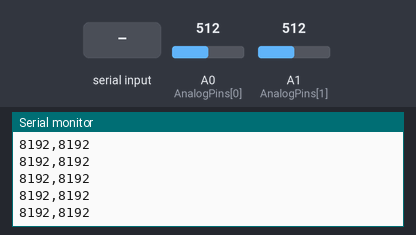
This sketch was run on a simulated Arduino Uno R4 Minima. Parts: the last lines printed to the serial monitor. The test bench sets the inputs (shaded band); at power-on: A0 (AnalogPins[0]) = 512, A1 (AnalogPins[1]) = 512 (analog values on the 0–1023 scale).

Above: at 1.2 s.
1.3 s: "#START\n" received over Serial
2.8 s: "#STOP\n" received over Serial
At 4.0 s:
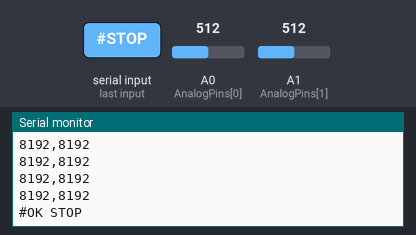
4.3 s: "#STATUS\n" received over Serial
At 5.1 s:
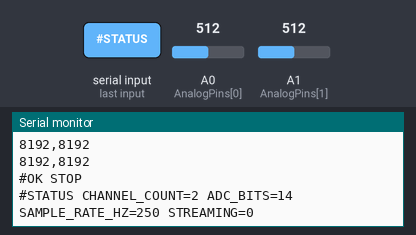
5.8 s: "#SET \n" received over Serial
At 6.3 s:
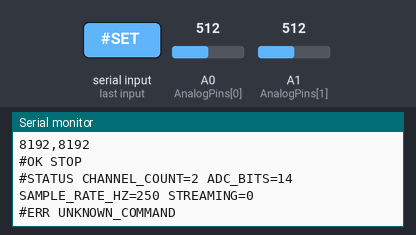
7.3 s: "CHANNEL_COUNT\n" received over Serial
At 8.7 s:
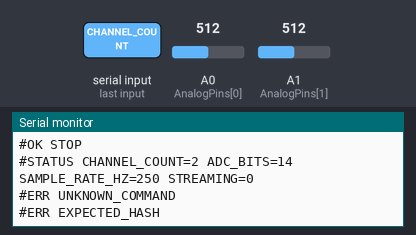

Measured:
- after the input at 2.8 s, the serial monitor: prints a new line at once (image 1)
- after the input at 4.3 s, the serial monitor: prints a new line at once (image 2)
- after the input at 5.8 s, the serial monitor: prints a new line at once (image 3)
- after the input at 7.3 s, the serial monitor: prints a new line at once (image 4)

The sketch:

TwoChannelCsvStreamer.ino
```cpp
// AnalogCsvStreamer
// Target board: Arduino UNO R4 WiFi
//
// Streams raw ADC readings from a contiguous set of analog pins starting at A0.
// Runtime commands configure channel count, ADC resolution, sample rate, and
// streaming state without recompiling firmware.
//
// Numeric sample rows stay CSV-only:
//   512
//   512,310
//   512,310,203,102,850,914
//
// Commands and responses are comment/metadata lines beginning with '#':
//   #SET CHANNEL_COUNT 6
//   #SET ADC_BITS 14
//   #SET SAMPLE_RATE_HZ 250
//   #STOP
//   #START
//   #STATUS

#include <ctype.h>
#include <stdlib.h>
#include <string.h>

const unsigned long SerialBaudRate = 115200;

const byte MinimumChannelCount = 1;
const byte MaximumChannelCount = 6;
const byte DefaultChannelCount = 2;

const byte MinimumAdcBits = 8;
const byte MaximumAdcBits = 14;
const byte DefaultAdcBits = 14;

const unsigned long MinimumSampleRateHz = 1;
const unsigned long MaximumSampleRateHz = 1000;
const unsigned long DefaultSampleRateHz = 250;

const byte AnalogPins[] = {A0, A1, A2, A3, A4, A5};
const byte CommandBufferSize = 80;

byte channelCount = DefaultChannelCount;
byte adcBits = DefaultAdcBits;
unsigned long sampleRateHz = DefaultSampleRateHz;
unsigned long sampleIntervalMicros = 1000000UL / DefaultSampleRateHz;
unsigned long nextSampleMicros = 0;
bool streamingEnabled = true;

char commandBuffer[CommandBufferSize];
byte commandLength = 0;
bool commandOverflowed = false;

void setup() {
  Serial.begin(SerialBaudRate);
  analogReadResolution(adcBits);
  RescheduleSampling();
}

void loop() {
  ReadSerialCommands();

  if (streamingEnabled) {
    StreamSampleIfDue();
  }
}

void StreamSampleIfDue() {
  unsigned long now = micros();

  if ((long)(now - nextSampleMicros) < 0) {
    return;
  }

  nextSampleMicros += sampleIntervalMicros;

  for (byte channelIndex = 0; channelIndex < channelCount; channelIndex++) {
    if (channelIndex > 0) {
      Serial.print(',');
    }

    Serial.print(analogRead(AnalogPins[channelIndex]));
  }

  Serial.println();

  // If serial printing ever takes longer than one interval, resynchronize
  // instead of trying to emit a burst of stale samples.
  if ((long)(micros() - nextSampleMicros) >= 0) {
    RescheduleSampling();
  }
}

void ReadSerialCommands() {
  while (Serial.available() > 0) {
    char incoming = (char)Serial.read();

    if (incoming == '\r') {
      continue;
    }

    if (incoming == '\n') {
      if (!commandOverflowed) {
        commandBuffer[commandLength] = '\0';
        HandleCommand(commandBuffer);
      }

      commandLength = 0;
      commandOverflowed = false;
      continue;
    }

    if (commandOverflowed) {
      continue;
    }

    if (commandLength >= CommandBufferSize - 1) {
      commandLength = 0;
      commandOverflowed = true;
      PrintError("COMMAND_TOO_LONG");
      continue;
    }

    commandBuffer[commandLength++] = incoming;
  }
}

void HandleCommand(char* rawLine) {
  char* command = Trim(rawLine);

  if (command[0] == '\0') {
    return;
  }

  if (command[0] != '#') {
    PrintError("EXPECTED_HASH");
    return;
  }

  if (strcmp(command, "#START") == 0) {
    streamingEnabled = true;
    RescheduleSampling();
    Serial.println("#OK START");
    return;
  }

  if (strcmp(command, "#STOP") == 0) {
    streamingEnabled = false;
    Serial.println("#OK STOP");
    return;
  }

  if (strcmp(command, "#STATUS") == 0) {
    PrintStatus();
    return;
  }

  if (strncmp(command, "#SET ", 5) == 0) {
    HandleSetCommand(command + 5);
    return;
  }

  PrintError("UNKNOWN_COMMAND");
}

void HandleSetCommand(char* body) {
  char* settingName = Trim(body);
  char* valueText = strchr(settingName, ' ');

  if (valueText == NULL) {
    PrintError("MISSING_VALUE");
    return;
  }

  *valueText = '\0';
  valueText = Trim(valueText + 1);

  long value = 0;
  if (!TryParseLong(valueText, &value)) {
    PrintError("BAD_VALUE");
    return;
  }

  if (strcmp(settingName, "CHANNEL_COUNT") == 0) {
    if (value < MinimumChannelCount || value > MaximumChannelCount) {
      PrintError("CHANNEL_COUNT_RANGE");
      return;
    }

    channelCount = (byte)value;
    Serial.print("#OK CHANNEL_COUNT ");
    Serial.println(channelCount);
    return;
  }

  if (strcmp(settingName, "ADC_BITS") == 0) {
    if (value < MinimumAdcBits || value > MaximumAdcBits) {
      PrintError("ADC_BITS_RANGE");
      return;
    }

    adcBits = (byte)value;
    analogReadResolution(adcBits);
    Serial.print("#OK ADC_BITS ");
    Serial.println(adcBits);
    return;
  }

  if (strcmp(settingName, "SAMPLE_RATE_HZ") == 0) {
    if (value < (long)MinimumSampleRateHz || value > (long)MaximumSampleRateHz) {
      PrintError("SAMPLE_RATE_RANGE");
      return;
    }

    sampleRateHz = (unsigned long)value;
    sampleIntervalMicros = 1000000UL / sampleRateHz;
    RescheduleSampling();
    Serial.print("#OK SAMPLE_RATE_HZ ");
    Serial.println(sampleRateHz);
    return;
  }

  PrintError("UNKNOWN_SETTING");
}

bool TryParseLong(char* text, long* value) {
  char* trimmed = Trim(text);

  if (trimmed[0] == '\0') {
    return false;
  }

  char* endPointer = NULL;
  long parsed = strtol(trimmed, &endPointer, 10);
  endPointer = Trim(endPointer);

  if (endPointer[0] != '\0') {
    return false;
  }

  *value = parsed;
  return true;
}

char* Trim(char* text) {
  while (isspace((unsigned char)*text)) {
    text++;
  }

  if (*text == '\0') {
    return text;
  }

  char* end = text + strlen(text) - 1;
  while (end > text && isspace((unsigned char)*end)) {
    *end = '\0';
    end--;
  }

  return text;
}

void RescheduleSampling() {
  nextSampleMicros = micros() + sampleIntervalMicros;
}

void PrintStatus() {
  Serial.print("#STATUS CHANNEL_COUNT=");
  Serial.print(channelCount);
  Serial.print(" ADC_BITS=");
  Serial.print(adcBits);
  Serial.print(" SAMPLE_RATE_HZ=");
  Serial.print(sampleRateHz);
  Serial.print(" STREAMING=");
  Serial.println(streamingEnabled ? 1 : 0);
}

void PrintError(const char* reason) {
  Serial.print("#ERR ");
  Serial.println(reason);
}
```
